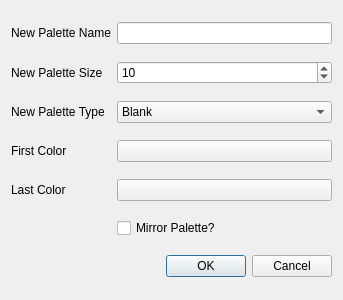
<?xml version="1.0" encoding="UTF-8"?>
<ui version="4.0">
 <class>PaletteEditDialog</class>
 <widget class="QDialog" name="PaletteEditDialog">
  <property name="geometry">
   <rect>
    <x>0</x>
    <y>0</y>
    <width>343</width>
    <height>300</height>
   </rect>
  </property>
  <property name="windowTitle">
   <string>Dialog</string>
  </property>
  <layout class="QGridLayout" name="gridLayout">
   <item row="1" column="1">
    <widget class="QSpinBox" name="numColorsSpinBox">
     <property name="toolTip">
      <string>The number of colors in the new palette</string>
     </property>
     <property name="minimum">
      <number>1</number>
     </property>
     <property name="maximum">
      <number>255</number>
     </property>
     <property name="value">
      <number>10</number>
     </property>
    </widget>
   </item>
   <item row="5" column="1">
    <widget class="QCheckBox" name="reverseCheckBox">
     <property name="toolTip">
      <string>If true, the second half of the palette will scale back from the last color to the first color</string>
     </property>
     <property name="text">
      <string>Mirror Palette?</string>
     </property>
    </widget>
   </item>
   <item row="6" column="0" colspan="2">
    <widget class="QDialogButtonBox" name="buttonBox">
     <property name="orientation">
      <enum>Qt::Horizontal</enum>
     </property>
     <property name="standardButtons">
      <set>QDialogButtonBox::Cancel|QDialogButtonBox::Ok</set>
     </property>
    </widget>
   </item>
   <item row="3" column="1">
    <widget class="QPushButton" name="baseColorButton">
     <property name="toolTip">
      <string/>
     </property>
     <property name="text">
      <string/>
     </property>
    </widget>
   </item>
   <item row="4" column="1">
    <widget class="QPushButton" name="targetColorButton">
     <property name="toolTip">
      <string/>
     </property>
     <property name="text">
      <string/>
     </property>
    </widget>
   </item>
   <item row="2" column="1">
    <widget class="QComboBox" name="typeComboBox">
     <property name="toolTip">
      <string/>
     </property>
     <item>
      <property name="text">
       <string>Blank</string>
      </property>
     </item>
     <item>
      <property name="text">
       <string>Scaling</string>
      </property>
     </item>
     <item>
      <property name="text">
       <string>Random</string>
      </property>
     </item>
    </widget>
   </item>
   <item row="0" column="1">
    <widget class="QLineEdit" name="nameLineEdit">
     <property name="toolTip">
      <string/>
     </property>
    </widget>
   </item>
   <item row="0" column="0">
    <widget class="QLabel" name="nameLabel">
     <property name="text">
      <string>New Palette Name</string>
     </property>
    </widget>
   </item>
   <item row="1" column="0">
    <widget class="QLabel" name="numColorsLabel">
     <property name="text">
      <string>New Palette Size</string>
     </property>
    </widget>
   </item>
   <item row="2" column="0">
    <widget class="QLabel" name="typeLabel">
     <property name="text">
      <string>New Palette Type</string>
     </property>
    </widget>
   </item>
   <item row="3" column="0">
    <widget class="QLabel" name="baseColorLabel">
     <property name="text">
      <string>First Color</string>
     </property>
    </widget>
   </item>
   <item row="4" column="0">
    <widget class="QLabel" name="targetColorLabel">
     <property name="text">
      <string>Last Color</string>
     </property>
    </widget>
   </item>
  </layout>
 </widget>
 <resources/>
 <connections>
  <connection>
   <sender>buttonBox</sender>
   <signal>accepted()</signal>
   <receiver>PaletteEditDialog</receiver>
   <slot>accept()</slot>
   <hints>
    <hint type="sourcelabel">
     <x>248</x>
     <y>254</y>
    </hint>
    <hint type="destinationlabel">
     <x>157</x>
     <y>274</y>
    </hint>
   </hints>
  </connection>
  <connection>
   <sender>buttonBox</sender>
   <signal>rejected()</signal>
   <receiver>PaletteEditDialog</receiver>
   <slot>reject()</slot>
   <hints>
    <hint type="sourcelabel">
     <x>316</x>
     <y>260</y>
    </hint>
    <hint type="destinationlabel">
     <x>286</x>
     <y>274</y>
    </hint>
   </hints>
  </connection>
 </connections>
</ui>
